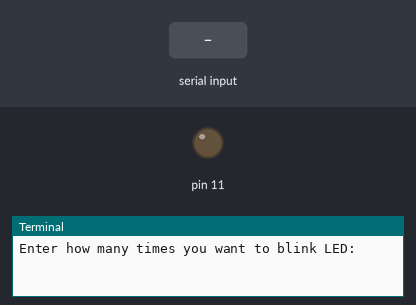
The program below on a simulated Raspberry Pi (header pin numbers). On the bench: output pins drawn as LEDs (lit = HIGH), the last lines printed to the terminal. Dashed ring = blinking. The inputs (shaded band) are chosen by the test bench. At 11.3 s the program stops and its outputs stay as they are.

Above: at 1.2 s.
1.3 s: "5" typed at the terminal, then Enter
At 1.8 s:
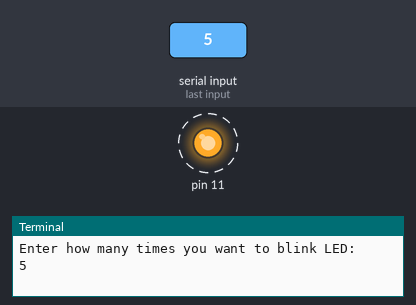
Timing chart, 0 to 11.8 s (numbered marks = the images above; inputs shaded):
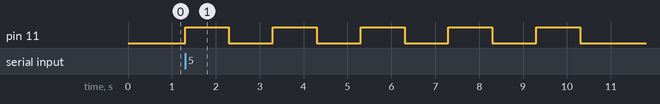

Measured:
- after the input at 1.3 s, pin 11: alternates HIGH for 1.0 s and LOW for 1.0 s, starting at once

The program:

blinkingLed.py
```python
import RPi.GPIO as GPIO
from time import sleep
GPIO.setmode(GPIO.BOARD)
GPIO.setup(11, GPIO.OUT)
x=int(input("Enter how many times you want to blink LED: "))
for i in range(x):
    GPIO.output(11, True)
    sleep(1)
    GPIO.output(11, False)
    sleep(1)
GPIO.cleanup()
```
